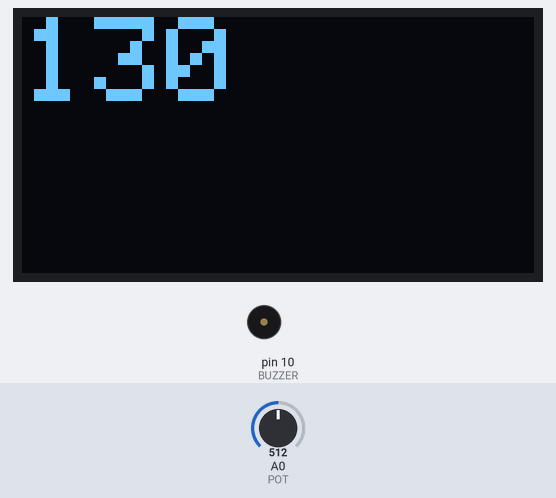
Bench run of a sketch on a simulated Arduino Uno, built with avr-gcc and run on an emulated ATmega328P. Shown: 128×64 one-colour display, buzzer (waves = sounding). The inputs (shaded band) are chosen by the test bench; at power-on: A0 (POT) = 512. The display library's start-up logo is not drawn.

Above: at 2.83 s.
3.3 s: A0 (POT) set to 122
At 4.6 s:
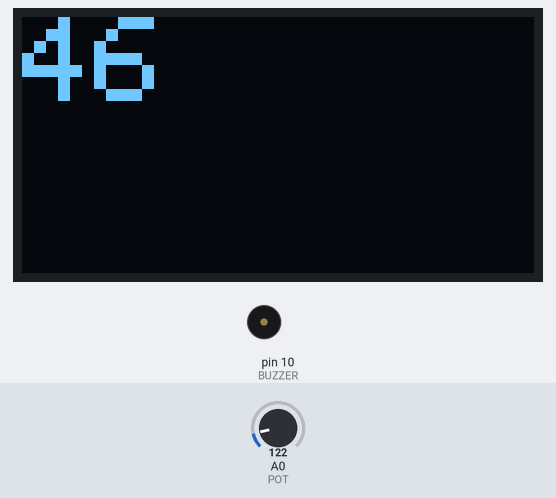
6.3 s: A0 (POT) set to 511
At 7.8 s:
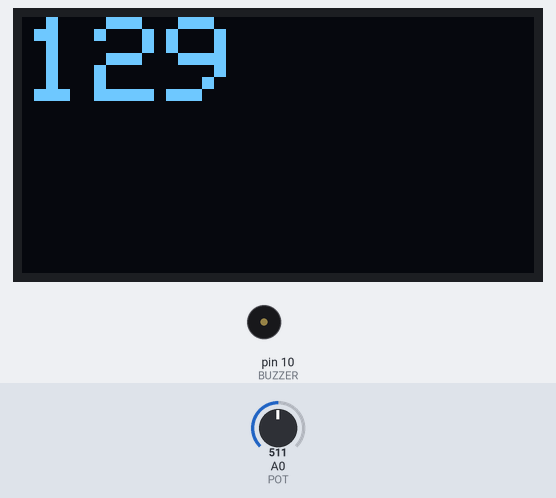
9.0 s: A0 (POT) set to 10
At 10.7 s:
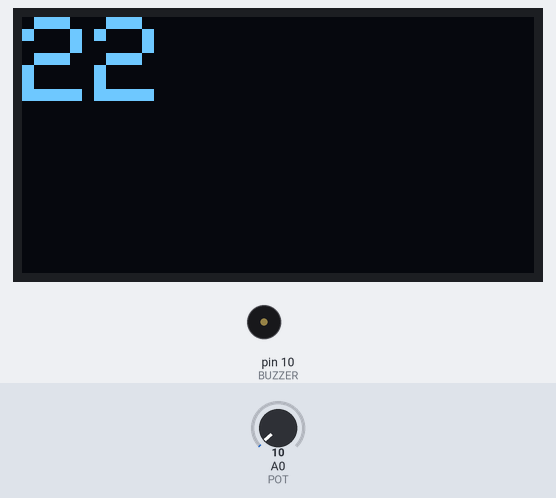
Timing chart, 0 to 16.8 s (numbered marks = the images above; inputs shaded):
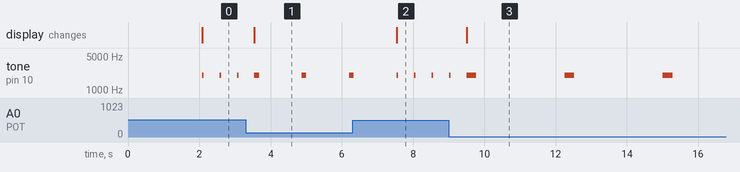

The sketch:

metronome.ino
```cpp
#include <SPI.h>
#include <Wire.h>
#include <Adafruit_GFX.h>
#include <Adafruit_SSD1306.h>
//---------------------------------------------------------------
#define BUZZER  10      // buzzer pin
#define MIN_BPM 20      // minimum bpm value
#define MAX_BPM 240     // maximum bpm value
#define POT A0          // pot analog pin
//---------------------------------------------------------------

#define OLED_RESET 4
Adafruit_SSD1306 display(OLED_RESET);
#define NUMFLAKES 10
#define XPOS 0
#define YPOS 1
#define DELTAY 2
#define LOGO16_GLCD_HEIGHT 16
#define LOGO16_GLCD_WIDTH  16
static const unsigned char PROGMEM logo16_glcd_bmp[] =
{ B00000000, B11000000,
  B00000001, B11000000,
  B00000001, B11000000,
  B00000011, B11100000,
  B11110011, B11100000,
  B11111110, B11111000,
  B01111110, B11111111,
  B00110011, B10011111,
  B00011111, B11111100,
  B00001101, B01110000,
  B00011011, B10100000,
  B00111111, B11100000,
  B00111111, B11110000,
  B01111100, B11110000,
  B01110000, B01110000,
  B00000000, B00110000 };

//---------------------------------------------------------------
int bpm;                // bpm value
//---------------------------------------------------------------

void setup() {

  pinMode(BUZZER, OUTPUT);  // buzer pin as output
  display.begin(SSD1306_SWITCHCAPVCC, 0x3C);
  display.display();
  delay(2000);
}
//---------------------------------------------------------------

void loop() {

    bpm = map(analogRead(POT), 0, 1023, MIN_BPM, MAX_BPM);
    display.clearDisplay();
    display.setTextSize(3);
    display.setTextColor(WHITE);
    display.setCursor(0,0);
    display.println(bpm);
    display.display();
    tone(BUZZER, 2000);       // does a "tick" for...
    delay(6000 / bpm);        // 10% of T (where T is the time between two BPSs)
    noTone(BUZZER);           // silence for...
    delay(54000 / bpm);       // 90% of T

}
```

Measured:
- after the input at 3.3 s, tone on pin 10 (BUZZER): alternates 2000 Hz for 0.13 s and silent for 1.2 s, starting after 0.38 s; the display: changes after 0.25 s (image 1)
- after the input at 6.3 s, the display: changes after 1.2 s (image 2)
- after the input at 9.0 s, the display: changes after 0.50 s (image 3)
- by itself, tone on pin 10 (BUZZER): alternates 2000 Hz for 0.05 s and silent for 0.44 s
